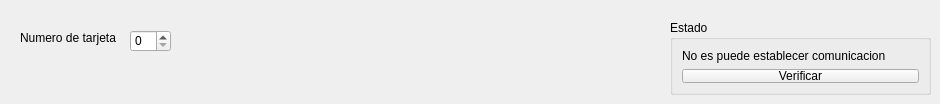
          <widget class="QWidget" name="tab_USB_TC_AI_config">
           <attribute name="title">
            <string>USB-TC-AI</string>
           </attribute>
           <widget class="QGroupBox" name="gb_USB_TC_AI_status">
            <property name="geometry">
             <rect>
              <x>670</x>
              <y>20</y>
              <width>261</width>
              <height>75</height>
             </rect>
            </property>
            <property name="title">
             <string>Estado</string>
            </property>
            <layout class="QGridLayout" name="gridLayout_31">
             <item row="0" column="0">
              <widget class="QLabel" name="lb_USB_TC_AI_status">
               <property name="text">
                <string>No es puede establecer comunicacion</string>
               </property>
              </widget>
             </item>
             <item row="1" column="0">
              <widget class="QPushButton" name="pb_USB_TC_AI_status">
               <property name="text">
                <string>Verificar</string>
               </property>
              </widget>
             </item>
            </layout>
           </widget>
           <widget class="QSpinBox" name="sbx_USB_TC_AI_boardnum">
            <property name="geometry">
             <rect>
              <x>130</x>
              <y>30</y>
              <width>41</width>
              <height>22</height>
             </rect>
            </property>
           </widget>
           <widget class="QLabel" name="lb_USB_TC_AI_boardnum">
            <property name="geometry">
             <rect>
              <x>20</x>
              <y>30</y>
              <width>101</width>
              <height>16</height>
             </rect>
            </property>
            <property name="text">
             <string>Numero de tarjeta</string>
            </property>
           </widget>
          </widget>
